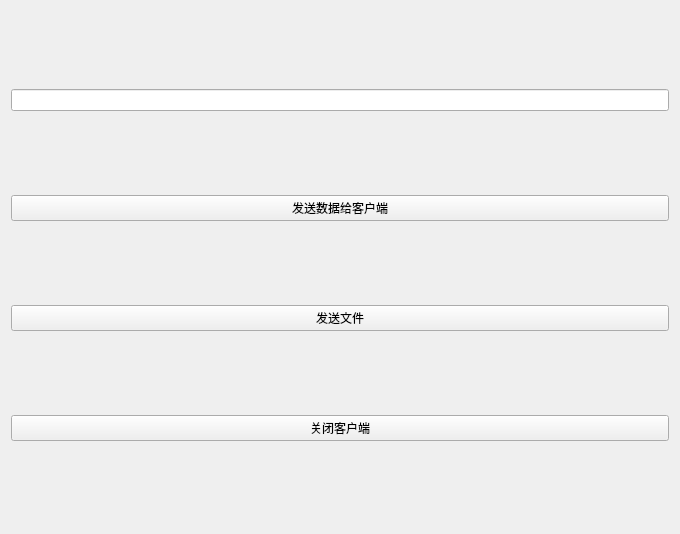
<?xml version="1.0" encoding="UTF-8"?>
<ui version="4.0">
 <class>Widget</class>
 <widget class="QWidget" name="Widget">
  <property name="geometry">
   <rect>
    <x>0</x>
    <y>0</y>
    <width>680</width>
    <height>534</height>
   </rect>
  </property>
  <property name="windowTitle">
   <string>Widget</string>
  </property>
  <layout class="QGridLayout" name="gridLayout">
   <item row="3" column="0">
    <widget class="QPushButton" name="send_to_client_file">
     <property name="text">
      <string>发送文件</string>
     </property>
    </widget>
   </item>
   <item row="1" column="0">
    <widget class="QLineEdit" name="send_edit"/>
   </item>
   <item row="2" column="0">
    <widget class="QPushButton" name="test_send_bt">
     <property name="text">
      <string>发送数据给客户端</string>
     </property>
    </widget>
   </item>
   <item row="4" column="0">
    <widget class="QPushButton" name="dis_client_bt">
     <property name="text">
      <string>关闭客户端</string>
     </property>
    </widget>
   </item>
  </layout>
 </widget>
 <layoutdefault spacing="6" margin="11"/>
 <resources/>
 <connections/>
</ui>
